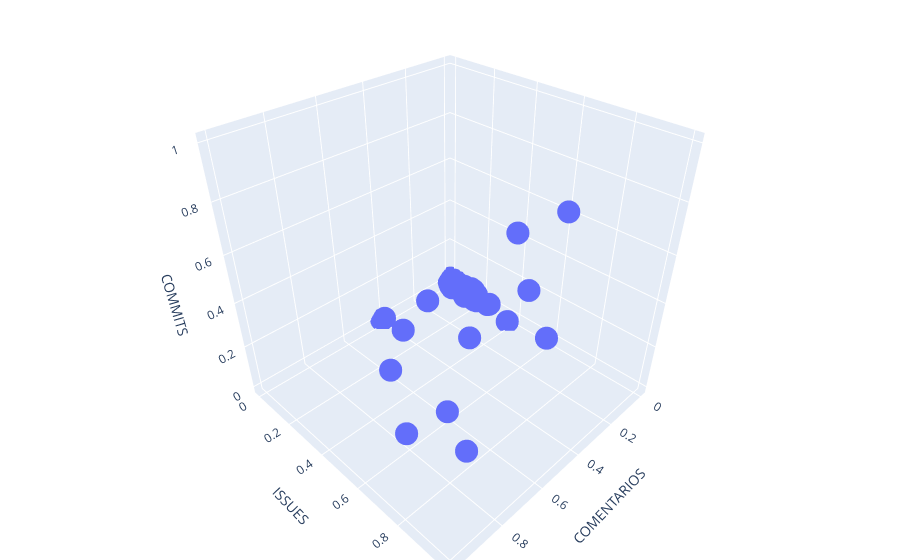

The notebook cell this image was saved under:
### Code cell
import plotly.express as px

fig = px.scatter_3d(
    lista_atividade_normalizada, 
    x ='COMENTARIOS', 
    y ='ISSUES', 
    z ='COMMITS',
    opacity = 1
    )

# tight layout
fig.update_layout(margin = dict(l=0, r=0, b=0, t=0))

### Figure 1 — Plotly figure (JSON) as saved in the notebook; plotly's stock layout.template omitted (floating-point values rounded to 4 significant figures; data arrays with more than 128 entries replaced by an {"elided": "..."} marker saying what was removed)
{"data": [{"hovertemplate": "COMENTARIOS=%{x}<br>ISSUES=%{y}<br>COMMITS=%{z}<extra></extra>", "legendgroup": "", "marker": {"color": "#636efa", "opacity": 1, "symbol": "circle"}, "mode": "markers", "name": "", "scene": "scene", "showlegend": false, "type": "scatter3d", "x": {"elided": "14482 float values"}, "y": {"elided": "14482 float values"}, "z": {"elided": "14482 float values"}}], "layout": {"legend": {"tracegroupgap": 0}, "margin": {"b": 0, "l": 0, "r": 0, "t": 0}, "scene": {"domain": {"x": [0, 1], "y": [0, 1]}, "xaxis": {"title": {"text": "COMENTARIOS"}}, "yaxis": {"title": {"text": "ISSUES"}}, "zaxis": {"title": {"text": "COMMITS"}}}}}
